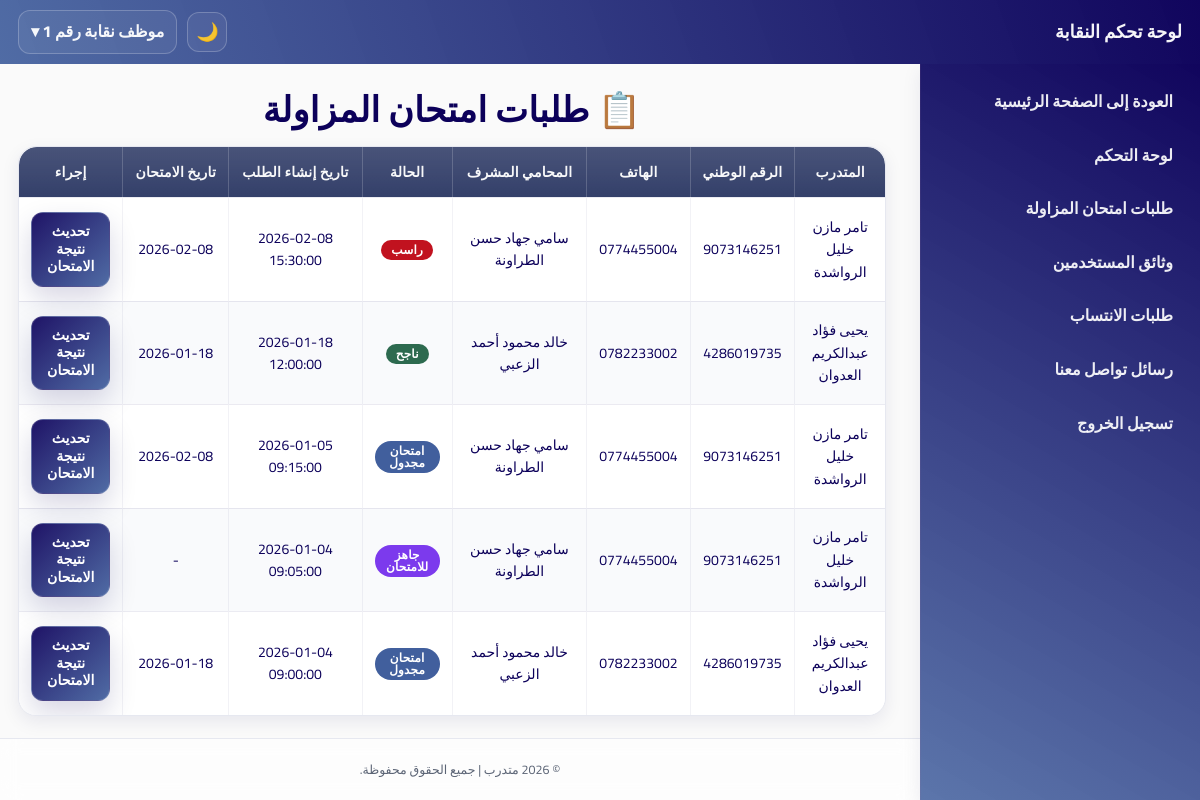
The page /syndicate/exams.php (signed in) on the database its author committed.
### tables this page shows
CREATE TABLE `syndicate_exam_requests` (
  `request_id` int(11) NOT NULL,
  `application_id` int(11) NOT NULL,
  `trainee_id` int(11) NOT NULL,
  `lawyer_id` int(11) NOT NULL,
  `status` enum('waiting_exam','scheduled','passed','failed') NOT NULL DEFAULT 'waiting_exam',
  `exam_date` date DEFAULT NULL,
  `created_at` datetime NOT NULL DEFAULT current_timestamp()
);

CREATE TABLE `trainees` (
  `trainee_id` int(11) NOT NULL,
  `user_id` int(11) NOT NULL,
  `highschool_certificate` enum('نعم','لا') NOT NULL DEFAULT 'لا',
  `university_degree` enum('بكالوريوس','ماجستير','دكتوراه') DEFAULT NULL,
  `no_conviction_doc` varchar(255) DEFAULT NULL,
  `good_conduct_doc` varchar(255) DEFAULT NULL,
  `social_security` enum('نعم','لا') NOT NULL DEFAULT 'لا',
  `social_security_number` varchar(100) DEFAULT NULL,
  `created_at` datetime NOT NULL DEFAULT current_timestamp(),
  `updated_at` datetime NOT NULL DEFAULT current_timestamp() ON UPDATE current_timestamp(),
  `full_name` varchar(200) DEFAULT NULL,
  `first_name` varchar(100) DEFAULT NULL,
  `father_name` varchar(100) DEFAULT NULL,
  `grandfather_name` varchar(100) DEFAULT NULL,
  `family_name` varchar(100) DEFAULT NULL,
  `national_id` varchar(30) DEFAULT NULL,
  `phone` varchar(30) DEFAULT NULL,
  `email` varchar(150) DEFAULT NULL,
  `home_address` varchar(255) DEFAULT NULL,
  `identity_front` varchar(255) DEFAULT NULL,
  `identity_back` varchar(255) DEFAULT NULL,
  `is_archived` tinyint(1) NOT NULL DEFAULT 0,
  `archived_at` datetime DEFAULT NULL
);

CREATE TABLE `lawyers` (
  `lawyer_id` int(11) NOT NULL,
  `user_id` int(11) NOT NULL,
  `syndicate_id` int(11) DEFAULT NULL,
  `office_address` varchar(255) DEFAULT NULL,
  `password` varchar(255) NOT NULL,
  `verified` tinyint(1) NOT NULL DEFAULT 0,
  `created_at` datetime NOT NULL DEFAULT current_timestamp(),
  `updated_at` datetime NOT NULL DEFAULT current_timestamp() ON UPDATE current_timestamp(),
  `full_name` varchar(200) DEFAULT NULL,
  `first_name` varchar(100) DEFAULT NULL,
  `father_name` varchar(100) DEFAULT NULL,
  `grandfather_name` varchar(100) DEFAULT NULL,
  `family_name` varchar(100) DEFAULT NULL,
  `national_id` varchar(30) DEFAULT NULL,
  `phone` varchar(30) DEFAULT NULL,
  `email` varchar(150) DEFAULT NULL,
  `home_address` varchar(255) DEFAULT NULL,
  `identity_front` varchar(255) DEFAULT NULL,
  `identity_back` varchar(255) DEFAULT NULL,
  `no_conviction_doc` varchar(255) DEFAULT NULL,
  `good_conduct_doc` varchar(255) DEFAULT NULL,
  `social_security` enum('نعم','لا') DEFAULT 'لا',
  `highschool_certificate` varchar(10) DEFAULT 'لا',
  `university_degree` varchar(10) DEFAULT 'لا',
  `social_security_number` varchar(100) DEFAULT NULL
);

### includes/theme_init.php (called while the page is built, shortened)
<?php
$theme = $_SESSION['site_theme'] ?? ($_COOKIE['site_theme'] ?? 'light');
$theme = ($theme === 'dark') ? 'dark' : 'light';
?>

### syndicate/exams.php (the view, shortened to what this page needs)
<?php
require_once __DIR__ . '/../includes/theme_init.php';
require_once("includes/auth_check.php");
require_once("../config/db.php");
$stmt = $pdo->prepare("
    SELECT
        r.request_id,
        r.status,
        r.exam_date,
        r.created_at,
        tr.full_name      AS trainee_name,
        tr.national_id    AS trainee_national,
        tr.phone          AS trainee_phone,
        tr.email          AS trainee_email,
        l.full_name       AS lawyer_name
    FROM syndicate_exam_requests r
    JOIN trainees tr ON r.trainee_id = tr.trainee_id
    JOIN lawyers  l  ON r.lawyer_id  = l.lawyer_id
    ORDER BY r.created_at DESC
");
$stmt->execute();
$requests = $stmt->fetchAll(PDO::FETCH_ASSOC);
?>
<!DOCTYPE html>
<html lang="ar" dir="rtl">
<head>
<link rel="stylesheet" href="../assets/css/lawyers.css">
</head>
<body data-theme="<?= htmlspecialchars($theme) ?>">
<?php include("includes/header.php"); ?>
<div class="layout">
    <?php include("includes/sidebar.php"); ?>
    <main class="content">
        <h2>📋 طلبات امتحان المزاولة</h2>
        <?php if (empty($requests)): ?>
            <p>لا يوجد طلبات امتحان حالياً.</p>
        <?php else: ?>
        <table class="table">
            <thead>
                <tr>
                    <th>المتدرب</th>
                    <th>الرقم الوطني</th>
                    <th>الهاتف</th>
                    <th>المحامي المشرف</th>
                    <th>الحالة</th>
                    <th>تاريخ إنشاء الطلب</th>
                    <th>تاريخ الامتحان</th>
                    <th>إجراء</th>
                </tr>
            </thead>
            <tbody>
                <?php foreach($requests as $row): ?>
                    <tr>
                        <td><?= htmlspecialchars($row['trainee_name']) ?></td>
                        <td><?= htmlspecialchars($row['trainee_national']) ?></td>
                        <td><?= htmlspecialchars($row['trainee_phone']) ?></td>
                        <td><?= htmlspecialchars($row['lawyer_name']) ?></td>
                        <td>
                            <span class="status <?= $row['status'] ?>">
                                <?php
                                if ($row['status'] === 'waiting_exam')  echo "جاهز للامتحان";
                                elseif ($row['status'] === 'scheduled') echo "امتحان مجدول";
                                elseif ($row['status'] === 'passed')    echo "ناجح";
                                elseif ($row['status'] === 'failed')    echo "راسب";
                                else echo $row['status'];
                                ?>
                            </span>
                        </td>
                        <td><?= htmlspecialchars($row['created_at']) ?></td>
                        <td><?= $row['exam_date'] ? htmlspecialchars($row['exam_date']) : '-' ?></td>
                        <td>
                            <a class="btn" href="exam_review.php?id=<?= (int)$row['request_id'] ?>">
                                تحديث نتيجة الامتحان
                            </a>
                        </td>
                    </tr>
                <?php endforeach; ?>
            </tbody>
        </table>
        <?php endif; ?>
    </main>
</div>
<?php include("includes/footer.php"); ?>
</body>
</html>

### assets/css/lawyers.css (style rules this page uses)
.layout .content > :where(h1,h2,.stats,.table,form,.form-card,.card,p,section,div) { max-width: var(--container); margin-inline: auto; }
.layout .content > h2 { margin: 0; padding-top: 6px; text-align: center; font-size: 35px; font-weight: 900; color: var(--ink); letter-spacing: .2px; }
.content { padding: 18px; padding-top: calc(var(--header-h) + 18px); }
@media (min-width: 992px) { .content { margin-right: calc(var(--sidebar-w) + 16px); } }
.table { width: 100%; border-collapse: separate; border-spacing: 0; background: var(--surface); border: 1px solid var(--border); border-radius: 18px; overflow: hidden; box-shadow: var(--shadow-sm); margin-top: 14px; }
.table thead th { background: linear-gradient(180deg, rgba(255,255,255,0.10), rgba(255,255,255,0)) , #34406a; color: rgba(255,255,255,0.96); font-weight: 800; padding: 14px 12px; border: 0; text-align: center; white-space: nowrap; letter-spacing: .2px; }
.table thead th + th { border-inline-start: 1px solid rgba(255,255,255,0.18); }
.table thead th:first-child { border-top-right-radius: 18px; }
.table thead th:last-child { border-top-left-radius: 18px; }
.table tbody td { padding: 14px 12px; border: 0; border-top: 1px solid rgba(12,0,90,0.08); text-align: center; vertical-align: middle; color: var(--ink); background: rgba(255,255,255,0.92); }
.table tbody td + td { border-inline-start: 1px solid rgba(12,0,90,0.05); }
.table tbody tr:nth-child(even) td { background: rgba(65,95,157,0.03); }
.table td :where(button, .btn, a.btn) { display: inline-flex; align-items: center; justify-content: center; gap: 8px; max-width: 100%; padding: 10px 12px; border-radius: 12px; border: 1px solid rgba(255,255,255,0.18); background: linear-gradient(135deg, rgba(12,0,90,0.92), rgba(65,95,157,0.92)); color: #fff; font-weight: 800; line-height: 1.25; white-space: normal; cursor: pointer; box-shadow: 0 12px 28px rgba(12,0,90,0.16); }
.table td :where(button, .btn, a.btn):hover { filter: brightness(1.05); transform: translateY(-1px); }
.status { display: inline-flex; align-items: center; justify-content: center; padding: 4px 10px; border-radius: 999px; font-size: 12px; font-weight: 800; color: #fff; line-height: 1; letter-spacing: .2px; }
.status.waiting_exam { background: #7c3aed; }
.status.scheduled { background: var(--primary); }
.status.passed { background: #2d6a4f; }
.status.failed { background: #c1121f; }
.content > h2 { max-width: 1180px; margin-inline: auto; text-align: center; font-size: 24px; letter-spacing: -0.2px; color: var(--ink); margin-top: 8px; margin-bottom: 18px; }

### assets/css/theme.css (style rules this page uses)
:root { --bg: #fafafa; --surface: #ffffff; --primary: #415f9d; --primary-700: #314a83; --primary-800: #283f74; --ink: #0c005a; --text: #141827; --muted: #5b6475; --border: #e6e8f0; --border-strong: #d5d8e2; --shadow: 0 10px 30px rgba(12, 0, 90, 0.10); --shadow-sm: 0 6px 18px rgba(12, 0, 90, 0.08); --success: #2d6a4f; --danger: #c1121f; --warning: #f59f00; --info: #0ea5e9; --radius: 16px; --radius-sm: 12px; --radius-xs: 10px; --header-h: 64px; --sidebar-w: 280px; --container: 1200px; --footer-h: 42px; }
* { box-sizing: border-box; }
html, body { height: 100%; }
body { margin: 0; font-family: 'Cairo', system-ui, -apple-system, 'Segoe UI', Arial, sans-serif; background: var(--bg); color: var(--text); direction: rtl; line-height: 1.6; min-height: 100vh; display: flex; flex-direction: column; }
a { color: inherit; text-decoration: none; }
h1, h2, h3, h4 { color: var(--ink); margin: 0 0 10px 0; line-height: 1.25; }
.btn, button { display: inline-flex; align-items: center; justify-content: center; gap: 8px; padding: 10px 14px; border-radius: var(--radius-xs); border: 1px solid transparent; background: var(--primary); color: #fff; cursor: pointer; transition: transform .08s ease, box-shadow .18s ease, background .18s ease, border-color .18s ease, opacity .18s ease; }
.table, table { width: 100%; border-collapse: collapse; background: var(--surface); border: 1px solid var(--border); border-radius: var(--radius); overflow: hidden; }
.table th, .table td, table th, table td { padding: 10px 12px; text-align: center; border-bottom: 1px solid var(--border); vertical-align: middle; font-size: 14px; }
.table thead th, table thead th { background: linear-gradient(0deg, #070031, #556ab1); color: #fff; border-bottom: 1px solid rgba(255,255,255,0.18); }
:where(a, button, input, select, textarea):focus-visible { outline: 3px solid rgba(65, 95, 157, 0.35); outline-offset: 2px; }

### rows shown on the page
syndicate_exam_requests: trainee.full_name "تامر مازن خليل الرواشدة", trainee.national_id "9073146251", trainee.phone "0774455004", lawyer.full_name "سامي جهاد حسن الطراونة", status "راسب", created_at "2026-02-08 15:30:00", exam_date "2026-02-08"
syndicate_exam_requests: trainee.full_name "يحيى فؤاد عبدالكريم العدوان", trainee.national_id "4286019735", trainee.phone "0782233002", lawyer.full_name "خالد محمود أحمد الزعبي", status "ناجح", created_at "2026-01-18 12:00:00", exam_date "2026-01-18"
syndicate_exam_requests: trainee.full_name "تامر مازن خليل الرواشدة", trainee.national_id "9073146251", trainee.phone "0774455004", lawyer.full_name "سامي جهاد حسن الطراونة", status "امتحان مجدول", created_at "2026-01-05 09:15:00", exam_date "2026-02-08"
syndicate_exam_requests: trainee.full_name "تامر مازن خليل الرواشدة", trainee.national_id "9073146251", trainee.phone "0774455004", lawyer.full_name "سامي جهاد حسن الطراونة", status "جاهز للامتحان", created_at "2026-01-04 09:05:00"
syndicate_exam_requests: trainee.full_name "يحيى فؤاد عبدالكريم العدوان", trainee.national_id "4286019735", trainee.phone "0782233002", lawyer.full_name "خالد محمود أحمد الزعبي", status "امتحان مجدول", created_at "2026-01-04 09:00:00", exam_date "2026-01-18"

### other values the page prints
$_SESSION['full_name'] "موظف نقابة رقم 1"
